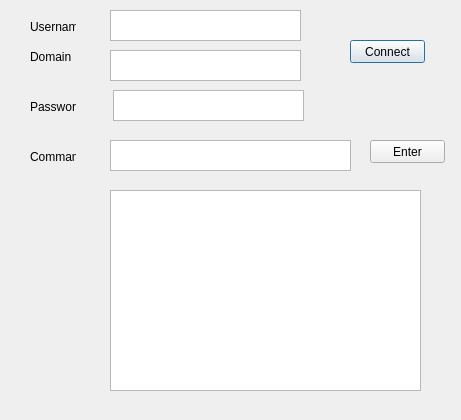
<?xml version="1.0" encoding="UTF-8"?>
<ui version="4.0">
 <class>Dialog</class>
 <widget class="QDialog" name="Dialog">
  <property name="geometry">
   <rect>
    <x>0</x>
    <y>0</y>
    <width>461</width>
    <height>420</height>
   </rect>
  </property>
  <property name="windowTitle">
   <string>Dialog</string>
  </property>
  <widget class="QTextEdit" name="nameText">
   <property name="geometry">
    <rect>
     <x>110</x>
     <y>10</y>
     <width>191</width>
     <height>31</height>
    </rect>
   </property>
   <property name="tabChangesFocus">
    <bool>true</bool>
   </property>
  </widget>
  <widget class="QTextEdit" name="domainText">
   <property name="geometry">
    <rect>
     <x>110</x>
     <y>50</y>
     <width>191</width>
     <height>31</height>
    </rect>
   </property>
   <property name="tabChangesFocus">
    <bool>true</bool>
   </property>
  </widget>
  <widget class="QLabel" name="label_2">
   <property name="geometry">
    <rect>
     <x>30</x>
     <y>50</y>
     <width>46</width>
     <height>13</height>
    </rect>
   </property>
   <property name="text">
    <string>Domain</string>
   </property>
   <property name="buddy">
    <cstring>domainText</cstring>
   </property>
  </widget>
  <widget class="QTextEdit" name="inputText">
   <property name="geometry">
    <rect>
     <x>110</x>
     <y>140</y>
     <width>241</width>
     <height>31</height>
    </rect>
   </property>
   <property name="tabChangesFocus">
    <bool>true</bool>
   </property>
  </widget>
  <widget class="QTextEdit" name="outputText">
   <property name="enabled">
    <bool>true</bool>
   </property>
   <property name="geometry">
    <rect>
     <x>110</x>
     <y>190</y>
     <width>311</width>
     <height>201</height>
    </rect>
   </property>
   <property name="readOnly">
    <bool>true</bool>
   </property>
  </widget>
  <widget class="QPushButton" name="connectButton">
   <property name="geometry">
    <rect>
     <x>350</x>
     <y>40</y>
     <width>75</width>
     <height>23</height>
    </rect>
   </property>
   <property name="text">
    <string>Connect</string>
   </property>
  </widget>
  <widget class="QLabel" name="label">
   <property name="geometry">
    <rect>
     <x>30</x>
     <y>20</y>
     <width>46</width>
     <height>13</height>
    </rect>
   </property>
   <property name="text">
    <string>Username</string>
   </property>
   <property name="buddy">
    <cstring>nameText</cstring>
   </property>
  </widget>
  <widget class="QLabel" name="label_3">
   <property name="geometry">
    <rect>
     <x>30</x>
     <y>150</y>
     <width>46</width>
     <height>13</height>
    </rect>
   </property>
   <property name="text">
    <string>Command</string>
   </property>
   <property name="buddy">
    <cstring>inputText</cstring>
   </property>
  </widget>
  <widget class="QPushButton" name="enterButton">
   <property name="geometry">
    <rect>
     <x>370</x>
     <y>140</y>
     <width>75</width>
     <height>23</height>
    </rect>
   </property>
   <property name="text">
    <string>Enter</string>
   </property>
  </widget>
  <widget class="QTextEdit" name="passwordText">
   <property name="geometry">
    <rect>
     <x>113</x>
     <y>90</y>
     <width>191</width>
     <height>31</height>
    </rect>
   </property>
  </widget>
  <widget class="QLabel" name="label_4">
   <property name="geometry">
    <rect>
     <x>30</x>
     <y>100</y>
     <width>46</width>
     <height>13</height>
    </rect>
   </property>
   <property name="text">
    <string>Password</string>
   </property>
  </widget>
 </widget>
 <resources/>
 <connections/>
</ui>
